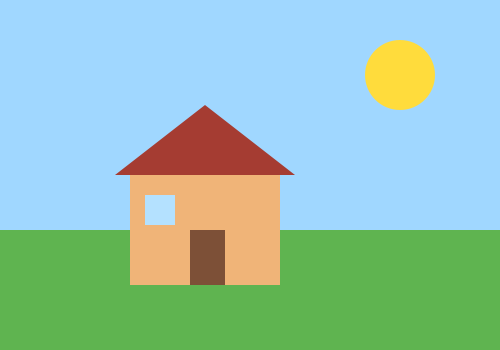
Frame 1 (no input)
Frame 60 (the mouse pressed at the canvas centre just before this capture): identical to frame 1, image omitted
Frame 120 (the mouse held since frame 60 and released just before this capture): identical to frame 1, image omitted

The Processing sketch that drew this single still picture (run headless with seeded random() and noise(); from frame 60 on, the mouse is pressed at the canvas centre):

// Processing sketch: opdracht_8_6
// ── opdracht_8_6.pde
void setup() {
  size(500, 350);
}

void draw() {
  background(255, 255, 255);
  tekenLucht();
  tekenGras();
  tekenZon();
  tekenHuis();
}

void tekenLucht() {
  noStroke();
  fill(160, 215, 255);
  rect(0, 0, 500, 230);
}

void tekenGras() {
  fill(95, 180, 80);
  rect(0, 230, 500, 120);
}

void tekenZon() {
  fill(255, 220, 60);
  circle(400, 75, 70);
}

void tekenHuis() {
  fill(240, 180, 120);
  rect(130, 175, 150, 110);
  fill(165, 60, 50);
  triangle(115, 175, 205, 105, 295, 175);
  fill(125, 80, 55);
  rect(190, 230, 35, 55);
  fill(180, 225, 255);
  rect(145, 195, 30, 30);
}
